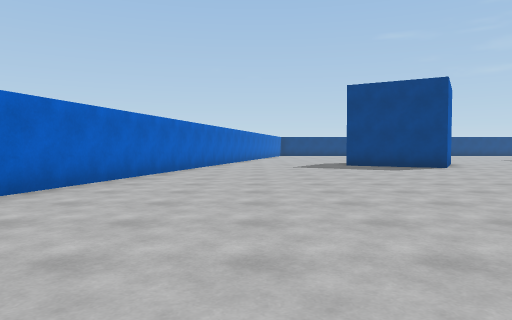
[1] (above)

24 first-person views from a walk through a Unity game level. The camera is 1.2 m above the floor, tilts 2° down and sees 70° across. The floor is counted in squares, 2 m on a side. Each view is taken from the middle of a square. On the plan, view 1 faces up. The plan holds only what a view shows up to about 10 squares ahead; the rest is blank. The place goes on beyond the plan. The player character is not drawn.

[2]
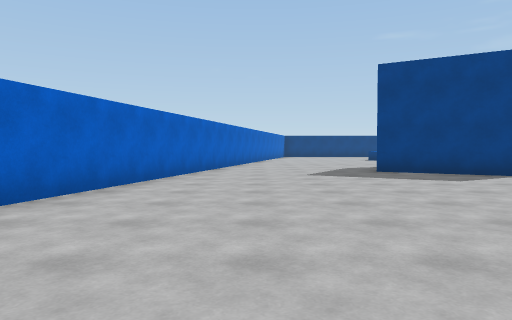

[3]
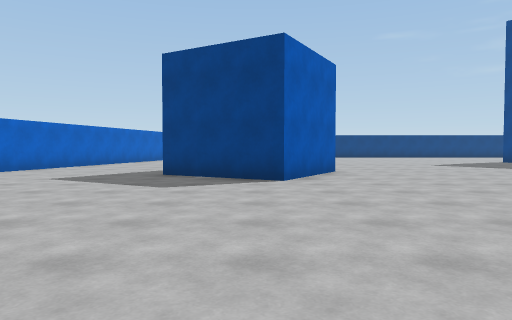

[4]
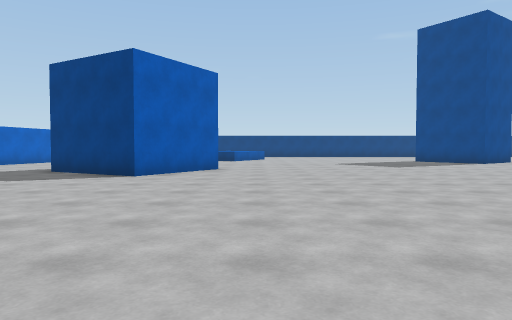

[5]
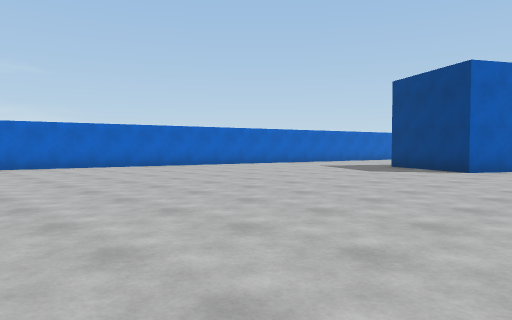

[6]
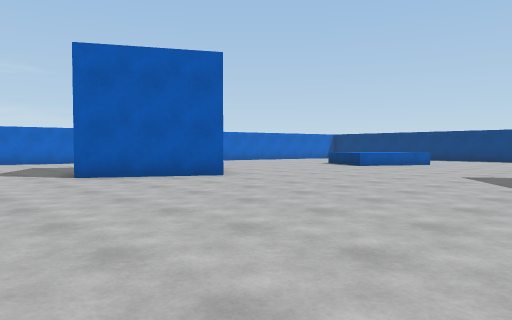

[7]
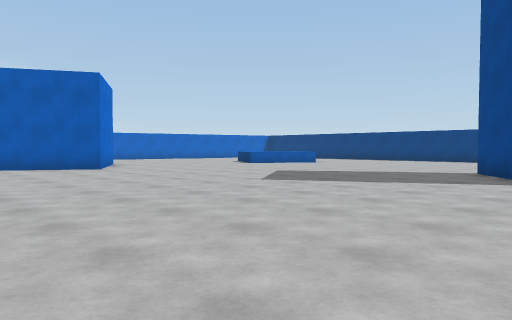

[8]
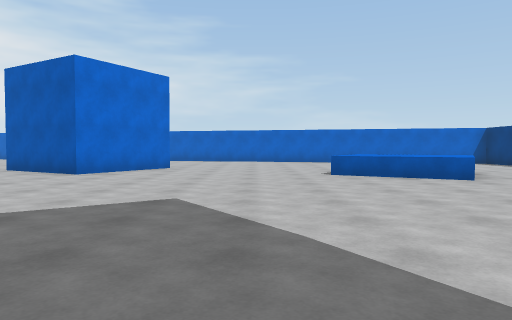

[9]
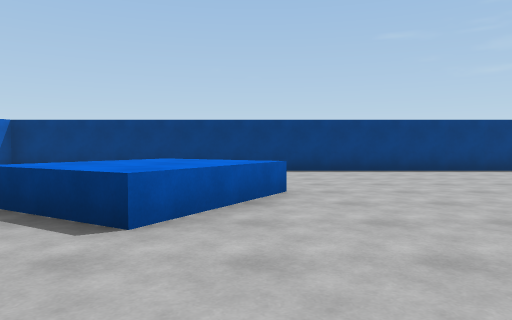

[10]
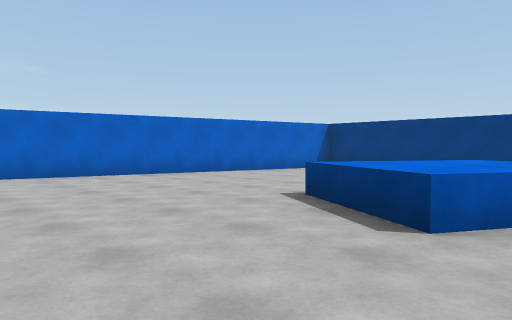

[11]
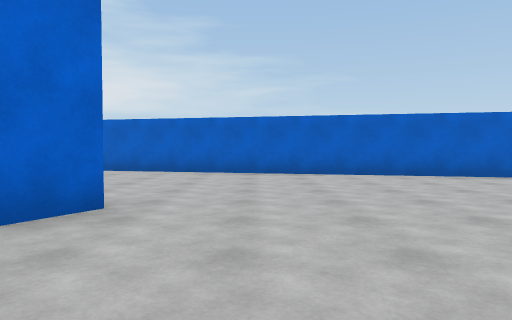

[12]
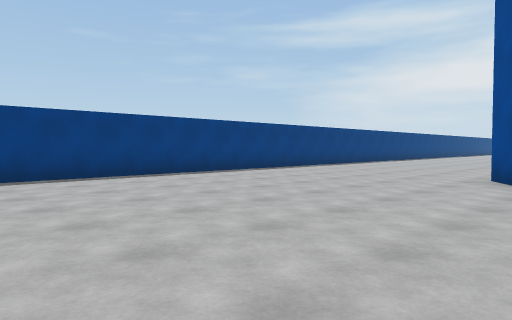

[13]
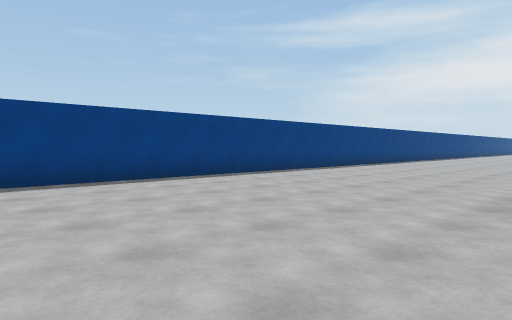

[14]
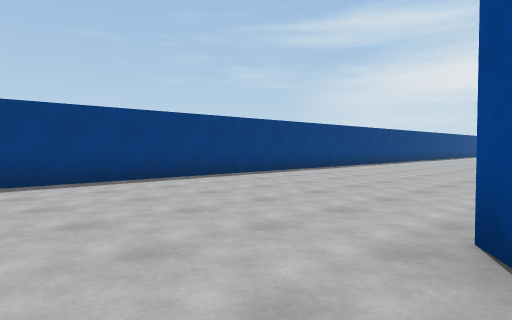

[15]
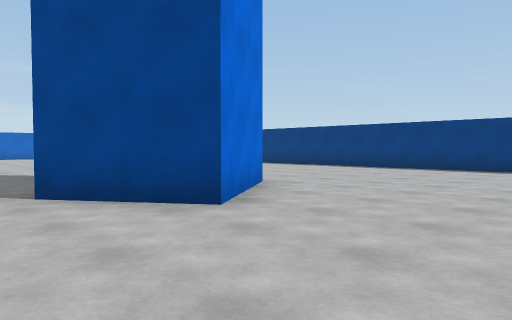

[16]
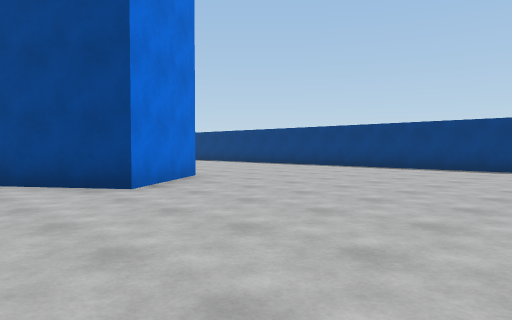

[17]
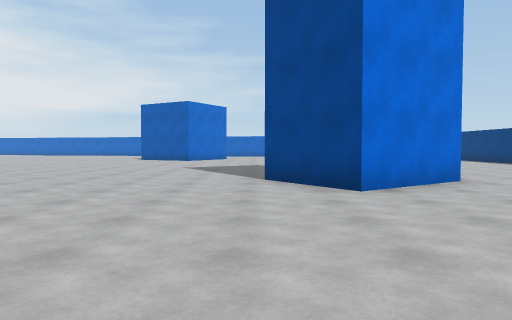

[18]
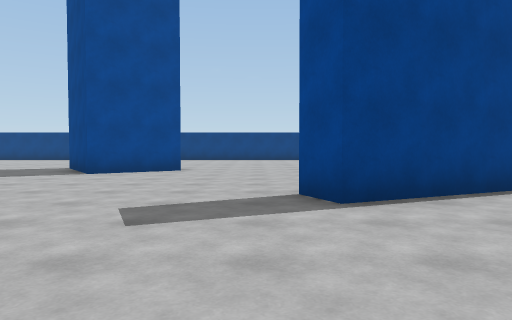

[19]
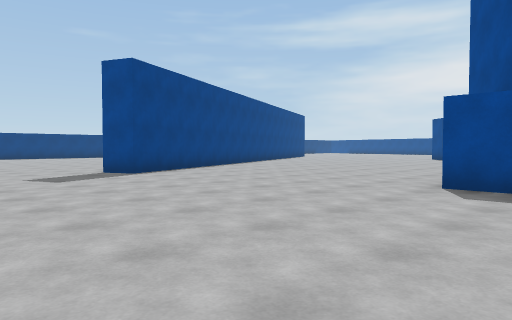

[20]
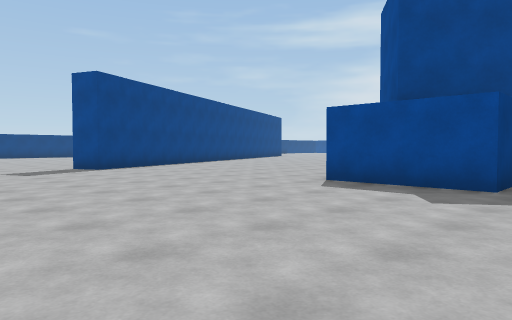

[21]
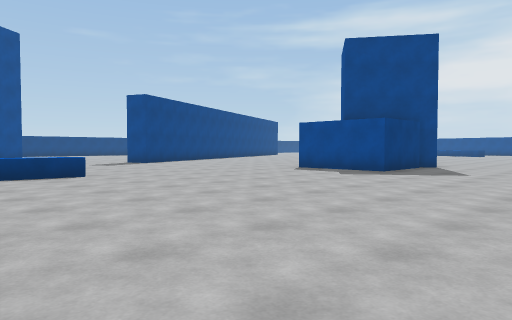

[22]
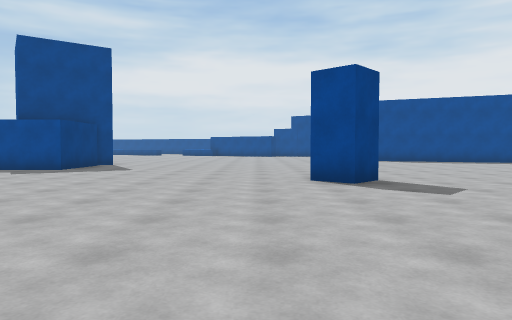

[23]
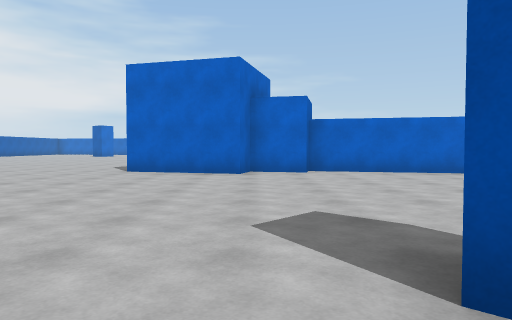

[24]
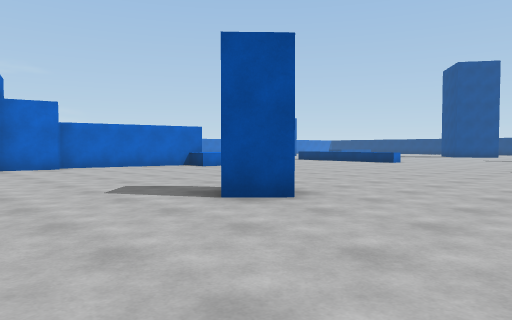

### Floor plan
Key: @ floor where view 1 was taken; # wall or solid block; . floor; = window, fence, low wall or low ledge; ^ raised ledge; B blue block.
Columns run from 4 left of view 1 to 23 right of it. Each row starts with its distance up from view 1.
 26       #####################
 25      #       ..............
 24      #.      ...............
 23      #..  .. ...............
 22     ##... =.................
 21     #.... ^^^...............
 20     #.....^^^..............
 19     #......^........##.....
 18     #..............###......
 17    ##...............###.....
 16    #........................
 15    #........................
 14    #....##................
 13   ##....###..............###
 12   #....####..............#..
 11   #......##.................
 10   #.........................
  9  ##.........................
  8  #................   .......
  7  #..............   ^^.......
  6  #.............    ........#
  5 ##.............    ........#
  4 #.............     ........#
  3 #............      ........#
  2   ...........     ^.........
  1    ...   ....     ^.........
  0     @           #^..........
 -1                 #...........
 -2                 #...........
 -3                 #.......B...
 -4                 #......BB...
 -5                 #...........
 -6                 #...........
 -7                 #...........

Where each view was taken, in squares from view 1:
view 1: 0 up, 0 right, facing up
view 2: 3 up, 0 right, facing up
view 3: 4 up, 5 right, facing up
view 4: 3 up, 8 right, facing up
view 5: 1 up, 8 right, facing up-left
view 6: 8 up, 13 right, facing up-left
view 7: 9 up, 17 right, facing up-left
view 8: 17 up, 15 right, facing left
view 9: 16 up, 8 right, facing up
view 10: 16 up, 8 right, facing up-left
view 11: 16 up, 8 right, facing left
view 12: 18 up, 9 right, facing up-right
view 13: 19 up, 12 right, facing up-right
view 14: 19 up, 14 right, facing up-right
view 15: 15 up, 21 right, facing up-left
view 16: 15 up, 23 right, facing up-left
view 17: 16 up, 23 right, facing left
view 18: 8 up, 20 right, facing up
view 19: 4 up, 17 right, facing up-right
view 20: 2 up, 17 right, facing up-right
view 21: 1 down, 14 right, facing up-right
view 22: 2 down, 13 right, facing right
view 23: 5 down, 21 right, facing left
view 24: 7 down, 23 right, facing up-left
